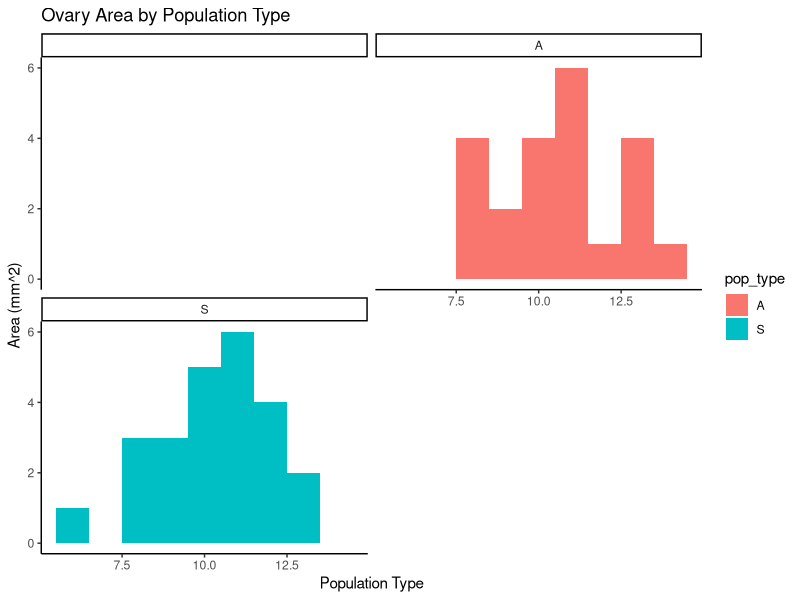

Here is the R script that generated this plot:
## ---- chunk 1
knitr::opts_chunk$set()
## ---- chunk 2
cc1_data <- read.csv("A1_Data_Cleaned.csv")

cc1_data$ovary_area <- cc1_data$ovary_width * cc1_data$ovary_height
## ---- chunk 3
class(cc1_data)
dim(cc1_data)
str(cc1_data)
head(cc1_data)
tail(cc1_data)
## ---- chunk 4
area_means <- aggregate(cc1_data$ovary_area, list(cc1_data$pop_type), mean)

print(area_means)
## ---- chunk 5
library(knitr)
kable(area_means, caption = "Summary of Ovary Means")
## ---- chunk 6
library(ggplot2)

ggplot(data = cc1_data, aes(x = ovary_area, fill = pop_type)) +
  geom_histogram(binwidth = 1) +
  facet_wrap(~pop_type, ncol = 2) +
  labs(
    title = "Ovary Area by Population Type",
    x = "Population Type",
    y = "Area (mm^2)"
  ) +
  theme_classic()
